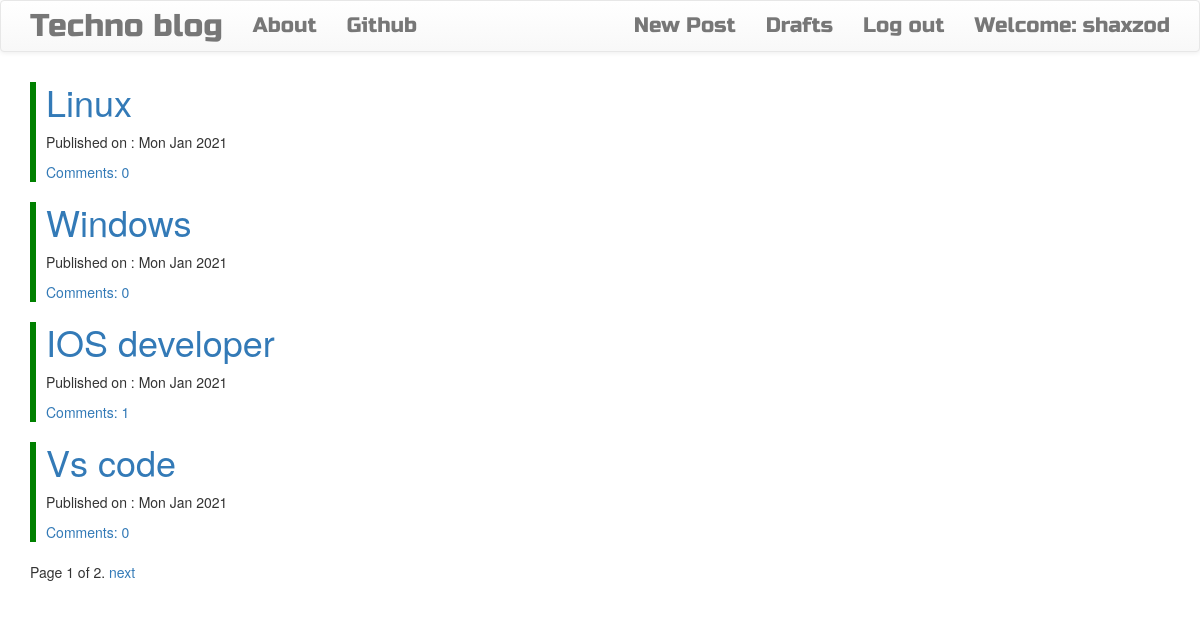
The app's page / (signed in) with its own data.
### blog/models.py (models this page shows, shortened)
class Post(models.Model):
    author=models.ForeignKey('auth.User',on_delete=models.CASCADE)
    title=models.CharField(max_length=200)
    content=models.TextField()
    created_date=models.DateTimeField(default=timezone.now())
    published_date=models.DateTimeField(blank=True,null=True)
    def approved_comments(self):
        return self.comments.filter(approved_comment=True)

### blog/views.py (the view)
# urls.py: path('',views.PostListView.as_view(),name='post_list'),
class PostListView(ListView):
    paginator_class=SafePaginator
    model=Post
    context_object_name='posts'
    paginate_by=4
    def get_queryset(self):
        return Post.objects.filter(published_date__lte=timezone.now()).order_by('-published_date')

### blog/views.py (called while the page is built)
    def validate_number(self,number):
        try:
            return super(SafePaginator,self).validate_number(number)
        except EmptyPage:
            if number>0:
                return self.num_pages
            else:
                raise

### blog/templates/blog/post_list.html (shortened to what this page needs)
{% extends 'blog/base.html' %}
{% block content %}
<div class="centerstage">
    {% for post in posts %}
    <div style=" border-left: 6px solid green;
    height: 100px;">
        <div class="post" >
            <h1><a class="loader card-title" style="margin-left: 10px;" href="{% url 'post_detail' pk=post.pk %}">{{post.title}}</a></h1>
        </div>
        <div class='date'>
            <p style="margin-left: 10px;" >Published on : {{post.published_date|date:'D M Y'}}</p>
        </div>
    <a style="margin-left: 10px;"  href="{% url 'post_detail' pk=post.pk %}">Comments: {{post.approved_comments.count}}</a>
</div>
    {%endfor%}
</div>
{% if is_paginated %}
<div class="pagination">
    <span class="page-links">
        <span class="page-current">
            Page {{ page_obj.number }} of {{ page_obj.paginator.num_pages }}.
        </span>
        {% if page_obj.has_next %}
            <a href="?page={{ page_obj.next_page_number }}">next</a>
        {% endif %}
    </span>
</div>
{% else %}
    <h3>My Cars</h3>
    <p>No cars found!!! :(</p>
{% endif %}
{% endblock content %}

### blog/templates/blog/base.html (shortened to what this page needs)
<!DOCTYPE html>
{% load static %}
<html>
<head>
      <link rel="stylesheet" href="https://maxcdn.bootstrapcdn.com/bootstrap/3.3.7/css/bootstrap.min.css"
>
    <link rel="stylesheet" href="https://maxcdn.bootstrapcdn.com/bootstrap/3.3.7/css/bootstrap-theme.min.css"
>
    <link rel="stylesheet" href="//cdn.jsdelivr.net/medium-editor/latest/css/medium-editor.min.css" type="text/css"
        media="screen" charset="utf-8">
    <link rel="stylesheet" href="{% static 'css/blog.css' %}">
<body >
    <nav class="navbar navbar-default techfont custom-navbar">
        <div class="container">
            <ul class="nav navbar-nav">
                <li><a class='navbar-brand bigbrand' href="{% url 'post_list' %}">Techno blog</a></li>
                <li><a href="{% url 'about'%}">About</a></li>
                <li><a href="https://www.github.com">Github</a></li>
            </ul>
            <ul class="nav navbar-nav navbar-right">
                {% if user.is_authenticated %}
                <li>
                    <a href="{% url 'post_new' %}">New Post</a>
                </li>
                <li>
                    <a href="{% url 'post_draft_list' %}">Drafts</a>
                </li>
                <li>
                    <a href="{% url 'logout' %}">Log out</a>
                </li>
                <li>
                    <a>Welcome: {{ user.username }}</a>
                </li>
                {% else %}
                <li><a class='nav navbar-right' href="{% url 'login' %}"><span
                            class="glyphicon glyphicon-user"></span></a></li>
                {% endif %}
            </ul>
        </div>
    </nav>
    <div class="content container">
        <div class="row">
            <div class="col-md-8">
                <div class="blog_posts">
                    {% block content %}
                    {% endblock %}
                </div>
            </div>
        </div>
    </div>
</body>
</html>

### blog/static/css/blog.css (style rules this page uses)
.techfont { font-family: 'Russo One', sans-serif; font-size: 1.5em; margin-bottom: 10px; }
.centerstage { margin-left: auto; margin-right: auto; }
.bigbrand { font-size: 1.5em; }
.loader { filter:hue-rotate(0deg); color: linear-gradient(45deg,#0f8,#08f); animation:hue 5000ms infinite linear; }

### records on screen
Post: title "Linux", published_date "Mon Jan 2021", approved_comments.count "0"
Post: title "Windows", published_date "Mon Jan 2021", approved_comments.count "0"
Post: title "IOS developer", published_date "Mon Jan 2021", approved_comments.count "1"
Post: title "Vs code", published_date "Mon Jan 2021", approved_comments.count "0"

### other values on screen
{{ user.username }} "shaxzod"
{{ page_obj.number }} "1"
{{ page_obj.paginator.num_pages }} "2"
